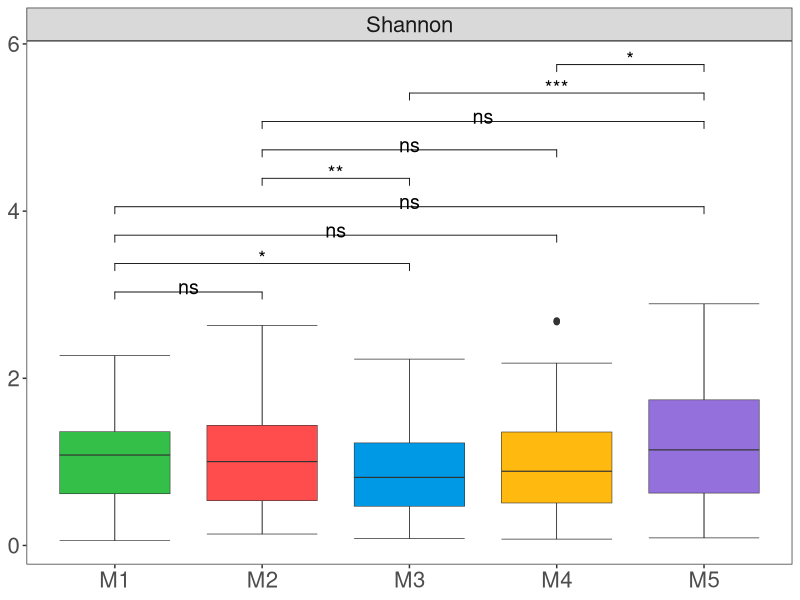

Write R code to recreate this figure.

#设置文件路径
setwd("") 
rm(list = ls())

#导入需要的包
library(reshape2)
library(dplyr)
library(stringr)
library(vegan)
library(ggplot2)
library(ggpubr)

#读取物种数据和分组数据
genus <- read.delim('otu.txt', row.names = 1, sep = '\t', stringsAsFactors = FALSE, check.names = FALSE)
group <- read.delim("group.txt",header = T)

###计算多样性指数
#Shannon指数
Shannon <- diversity(genus, index = "shannon", MARGIN = 2, base = exp(1))   #MARGIN：1用列数据算，2用行数据算
#simpson指数
Simpson <- diversity(genus, index = "simpson", MARGIN = 2, base = exp(1))
#物种丰富度
Richness <- specnumber(genus, MARGIN = 2) 

#将以上三个指数先统计成表
index <- as.data.frame(cbind(Shannon, Simpson, Richness))

#计算obs，chao，ace指数
tgenus<-ceiling(as.data.frame(t(genus)))  #转置物种数据之后取整数（向上取整）
obs_chao_ace <- t(estimateR(tgenus))  #estimateR获取obs，chao，ace指数

#将obs，chao，ace指数与前面指数计算结果合并
index$Chao <- obs_chao_ace[,2]
index$Ace <- obs_chao_ace[,4]
index$obs <- obs_chao_ace[,1]

#计算Pielou指数
index$Pielou <- Shannon / log(Richness)  #这里使用自然对数ln，部分文献会使用log10和log2

#加一列sample以便后续匹配
index$sample<- c(rownames(index))

#合并分组信息与多样性指数
data <- merge(index,group,by = 'sample')

#导出alpha多样性指数
write.csv(data,"5-alpha data.csv")

###以Shannon指数为例画箱线图（即上文图一），需要其他指数替换Shannon即可
shapiro.test(Simpson)
#my_comparisons <- list(c("Da", "Sha"), c("Da", "Su"), c("Da", "Xi"), c("Sha", "Xi"), c("Sha", "Su"), c("Su", "Xi"))
Shannon<- ggplot(data,aes(x=group,y=Shannon))+  
  stat_boxplot(geom = "errorbar", linewidth=0.2)+  #添加误差线
  geom_boxplot(aes(fill=group),linewidth=0.2)+  #箱线图
  scale_fill_manual(values =c("#34bf49","#ff4c4c","#0099e5","#FFB90F","#9370DB"))+
  #stat_compare_means(method = "kruskal.test", label.y = 2,label.x = 0.7,label = "p.signif") +
  stat_compare_means(comparisons=list(c("M1", "M2"), c("M1", "M3"), c("M1", "M4"), c("M1", "M5"), c("M2", "M3"), c("M2", "M4"),
                                      c("M2","M5"),c("M3","M5"),c("M4","M5")),
                     method="wilcox.test",label = "p.signif",size=5,vjust = 0.5,hjust=1.3)+theme_bw()+
  theme(panel.grid = element_blank(),
    axis.text.x = element_text(size = 16,face = "plain",hjust = 0.5),
        axis.title.x = element_blank(),
        axis.text.y = element_text(size = 16,face = "plain",hjust = 0.5),
        axis.title.y = element_text(vjust=0.2,size=16,face="bold"),
        strip.text = element_text(size = 16),
        legend.position ="none")+ylab(NULL)+
  facet_grid(.~"Shannon")
Shannon
# Note:When drawing Simpson, replace "Shannon" with Simpson.

